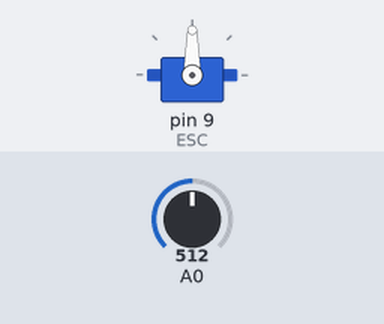
Bench run of a sketch on a simulated Arduino Uno, built with avr-gcc and run on an emulated ATmega328P. Parts: servo. Inputs (shaded band) come from the test bench; at power-on: A0 = 512.

Above: at 1.2 s.
1.3 s: A0 set to 716
At 1.6 s:
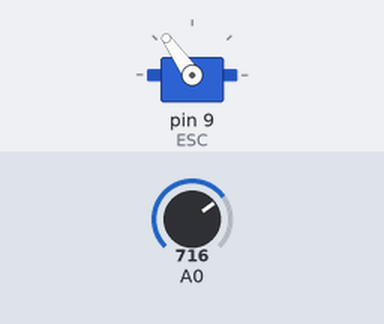
2.8 s: A0 set to 900
At 3.9 s:
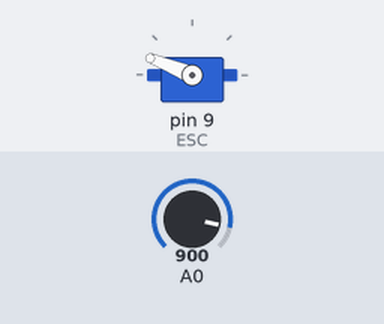
4.3 s: A0 set to 1023
At 5.1 s:
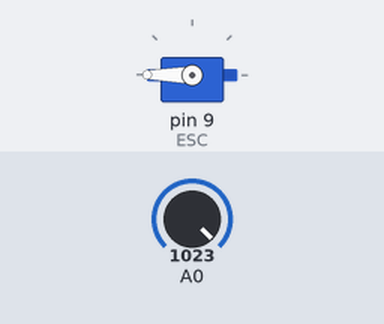
5.8 s: A0 set to 306
At 6.2 s:
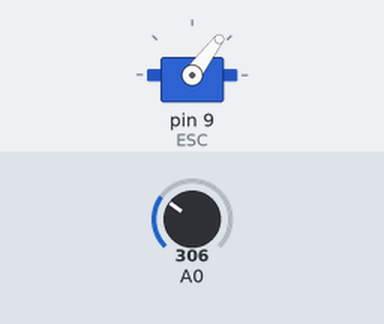
7.3 s: A0 set to 122
At 8.6 s:
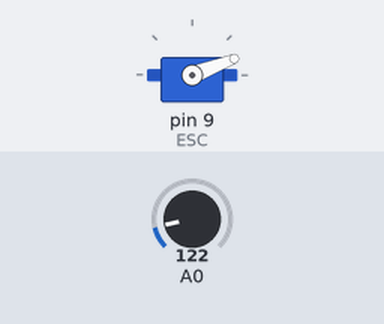
Timing chart, 0 to 9.8 s (numbered marks = the images above; inputs shaded):
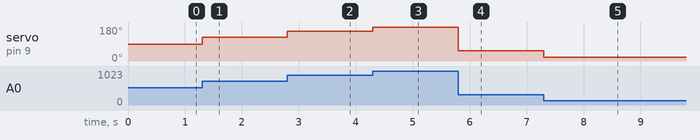

The sketch:

Code_du_moteur_sans_balais.ino
```cpp
#include <Servo.h>

Servo ESC;
int valeur;

void setup() {
  // put your setup code here, to run once:
  ESC.attach(9, 1000, 2000);
}

void loop() {
  // put your main code here, to run repeatedly:
  valeur= analogRead(A0);
  valeur= map(valeur, 0, 1023, 0, 180);
  ESC.write(valeur);
}
```

Measured:
- after the input at 1.3 s, servo on pin 9 (ESC): 90° → 125° at once
- after the input at 2.8 s, servo on pin 9 (ESC): 125° → 158° at once
- after the input at 4.3 s, servo on pin 9 (ESC): 158° → 180° at once
- after the input at 5.8 s, servo on pin 9 (ESC): 180° → 53° at once
- after the input at 7.3 s, servo on pin 9 (ESC): 53° → 21° at once
